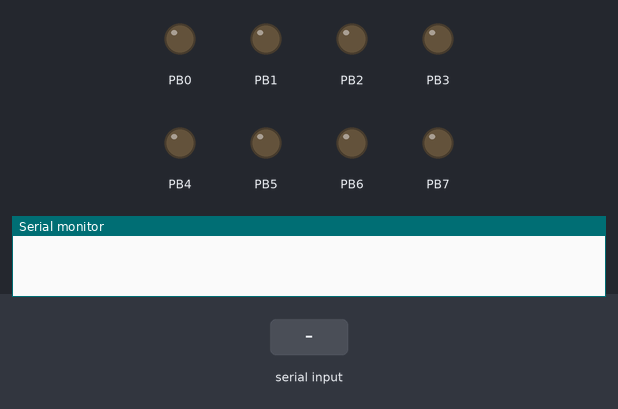
Recording of a program running on a simulated ATmega2560, built with avr-gcc and emulated at 16 MHz. On the bench: output pins drawn as LEDs (lit = HIGH), the last lines printed to the serial monitor. Inputs (shaded band) come from the test bench.

Above: at 1.2 s.
1.3 s: "1" received over Serial
At 2.2 s:
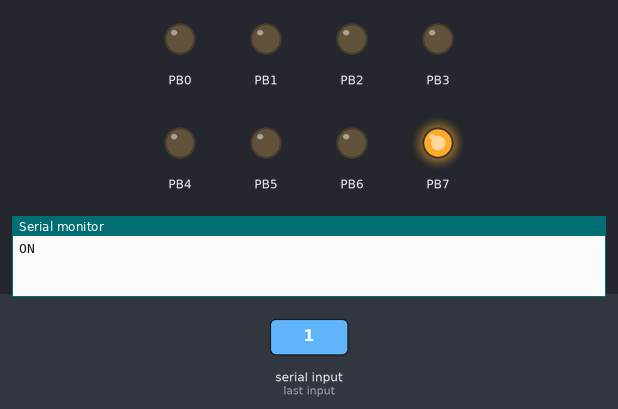
2.8 s: "0" received over Serial
At 3.4 s:
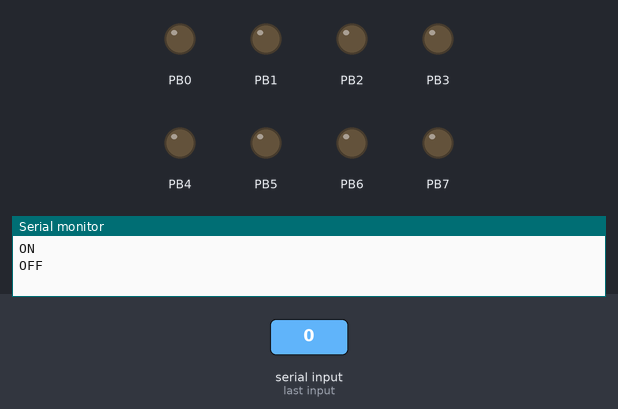
Timing chart, 0 to 5.8 s (numbered marks = the images above; inputs shaded):
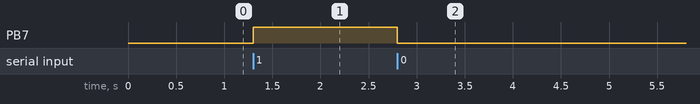

The program:

main.c
```c
/*
 * USART1.c
 *
 * Created: 1/3/2018 2:56:09 PM
 * Author : Prio
 */
#define F_CPU 16000000UL

#include <avr/io.h>
#include <util/delay.h>

#define BAUD_Rate 9600
#define UBRR_Value (F_CPU/(BAUD_Rate*16UL))-1

/*
void send_string(char s[])
{
	int i =0;

	while (s[i] != 0x00)
	{
		send_char(s[i]);
		i++;
	}
*/
void US_TX(unsigned char m){
	while(!(UCSR0A & (1<<UDRE0))){

	}
	UDR0 = m;

}

void send_string(char s[])
{
	int i =0;

	while (s[i] != 0x00)
	{
		US_TX(s[i]);
		i++;
	}
}

unsigned char US_RX()
{
	while(!(UCSR0A & (1<<RXC0))){

	}

	return UDR0;
}


void US_config(){
	UBRR0L = UBRR_Value;
	UBRR0H = UBRR_Value>>8;
	UCSR0B = (1<<RXEN0)|(1<<TXEN0);
	UCSR0C = (3<<UCSZ00);

}


int main(void)
{

	DDRB |=0xff;
	US_config();
	PORTB &= ~(1<<PB7);

    while (1)
    {
		char data = US_RX();
		if(data&1){
		PORTB |= (1<<PB7);
		send_string("ON\n");
		}
		else {
			PORTB &= ~(1<<PB7);
			send_string("OFF\n");
		}
		/*
		else if(data&0){
			PORTB &= ~(1<<PB7);
		}
		*/


    }

}
```

Measured:
- after the input at 1.3 s, PB7: LOW → HIGH at once
- after the input at 2.8 s, PB7: HIGH → LOW at once
